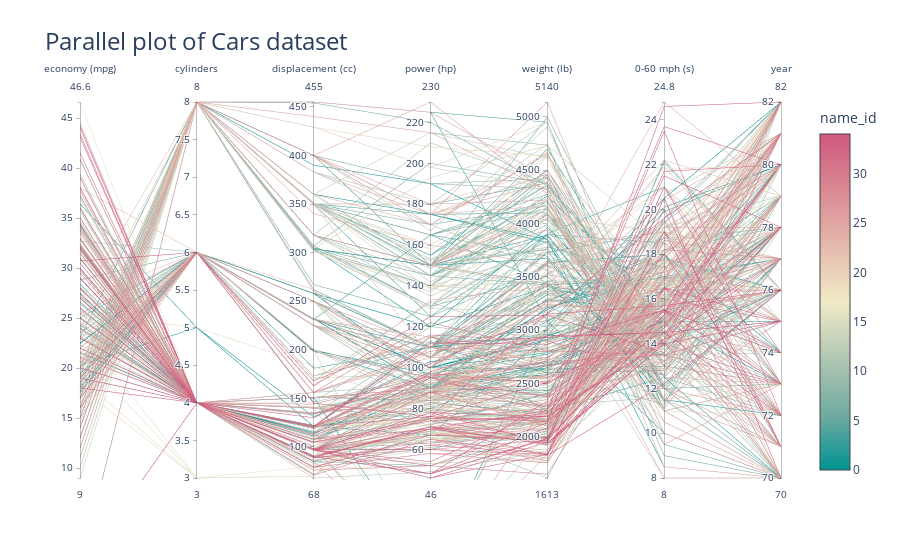

Write notebook code for a chart like this one.
### Code cell
cols = list(df.columns[1:-1])

fig = px.parallel_coordinates(df, dimensions=cols,
                              color='name_id',
                              color_continuous_scale=px.colors.diverging.Tealrose,
                              title="Parallel plot of Cars dataset",
                              ).update_layout(title_font_size=24)

fig

### Figure 1 — Plotly figure (JSON) as saved in the notebook; plotly's stock layout.template omitted (floating-point values rounded to 4 significant figures; data arrays with more than 128 entries replaced by an {"elided": "..."} marker saying what was removed)
{"data": [{"dimensions": [{"label": "economy (mpg)", "values": {"elided": "406 float values"}}, {"label": "cylinders", "values": {"elided": "406 int values"}}, {"label": "displacement (cc)", "values": {"elided": "406 float values"}}, {"label": "power (hp)", "values": {"elided": "406 int values"}}, {"label": "weight (lb)", "values": {"elided": "406 int values"}}, {"label": "0-60 mph (s)", "values": {"elided": "406 float values"}}, {"label": "year", "values": {"elided": "406 int values"}}], "domain": {"x": [0, 0.98], "y": [0, 1]}, "line": {"color": {"elided": "406 int values"}, "coloraxis": "coloraxis"}, "name": "", "type": "parcoords"}], "layout": {"autosize": true, "coloraxis": {"colorbar": {"title": {"text": "name_id"}}, "colorscale": [[0, "rgb(0, 147, 146)"], [0.1667, "rgb(114, 170, 161)"], [0.3333, "rgb(177, 199, 179)"], [0.5, "rgb(241, 234, 200)"], [0.6667, "rgb(229, 185, 173)"], [0.8333, "rgb(217, 137, 148)"], [1, "rgb(208, 88, 126)"]]}, "legend": {"tracegroupgap": 0}, "title": {"font": {"size": 24}, "text": "Parallel plot of Cars dataset"}}}
